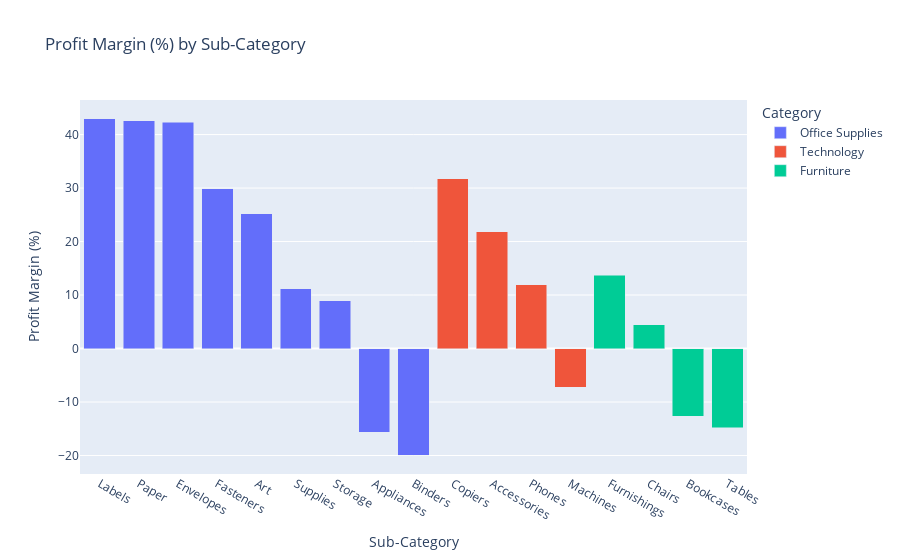

This figure's notebook cell:
### Code cell
# profit margin by subcategory
df_subcat_profit_margin = df.copy()

df_subcat_profit_margin['Sub-Category'] = df_subcat_profit_margin['Sub-Category'].astype(str)
df_subcat_profit_margin = df_subcat_profit_margin.groupby(['Sub-Category', 'Category'], as_index=False)['Profit Margin (%)'].mean()

# sort data by sales in descending order
df_subcat_profit_margin = df_subcat_profit_margin.sort_values(by='Profit Margin (%)', ascending=False)

# Column chart for overall sales by sub-category
fig_subcat_profit_margin = px.bar(df_subcat_profit_margin, x='Sub-Category', y='Profit Margin (%)', 
                 barmode='stack', color='Category', 
                 title='Profit Margin (%) by Sub-Category')
fig_subcat_profit_margin.update_layout(showlegend=True)

fig_subcat_profit_margin.show()

### Figure 1 — Plotly figure (JSON) as saved in the notebook; plotly's stock layout.template omitted (floating-point values rounded to 4 significant figures)
{"data": [{"alignmentgroup": "True", "hovertemplate": "Category=Office Supplies<br>Sub-Category=%{x}<br>Profit Margin (%)=%{y}<extra></extra>", "legendgroup": "Office Supplies", "marker": {"color": "#636efa", "pattern": {"shape": ""}}, "name": "Office Supplies", "offsetgroup": "Office Supplies", "orientation": "v", "showlegend": true, "textposition": "auto", "type": "bar", "x": ["Labels", "Paper", "Envelopes", "Fasteners", "Art", "Supplies", "Storage", "Appliances", "Binders"], "xaxis": "x", "y": [42.97, 42.56, 42.31, 29.92, 25.16, 11.2, 8.911, -15.69, -19.96], "yaxis": "y"}, {"alignmentgroup": "True", "hovertemplate": "Category=Technology<br>Sub-Category=%{x}<br>Profit Margin (%)=%{y}<extra></extra>", "legendgroup": "Technology", "marker": {"color": "#EF553B", "pattern": {"shape": ""}}, "name": "Technology", "offsetgroup": "Technology", "orientation": "v", "showlegend": true, "textposition": "auto", "type": "bar", "x": ["Copiers", "Accessories", "Phones", "Machines"], "xaxis": "x", "y": [31.72, 21.82, 11.92, -7.203], "yaxis": "y"}, {"alignmentgroup": "True", "hovertemplate": "Category=Furniture<br>Sub-Category=%{x}<br>Profit Margin (%)=%{y}<extra></extra>", "legendgroup": "Furniture", "marker": {"color": "#00cc96", "pattern": {"shape": ""}}, "name": "Furniture", "offsetgroup": "Furniture", "orientation": "v", "showlegend": true, "textposition": "auto", "type": "bar", "x": ["Furnishings", "Chairs", "Bookcases", "Tables"], "xaxis": "x", "y": [13.71, 4.404, -12.66, -14.77], "yaxis": "y"}], "layout": {"barmode": "stack", "legend": {"title": {"text": "Category"}, "tracegroupgap": 0}, "showlegend": true, "title": {"text": "Profit Margin (%) by Sub-Category"}, "xaxis": {"anchor": "y", "domain": [0, 1], "title": {"text": "Sub-Category"}}, "yaxis": {"anchor": "x", "domain": [0, 1], "title": {"text": "Profit Margin (%)"}}}}
